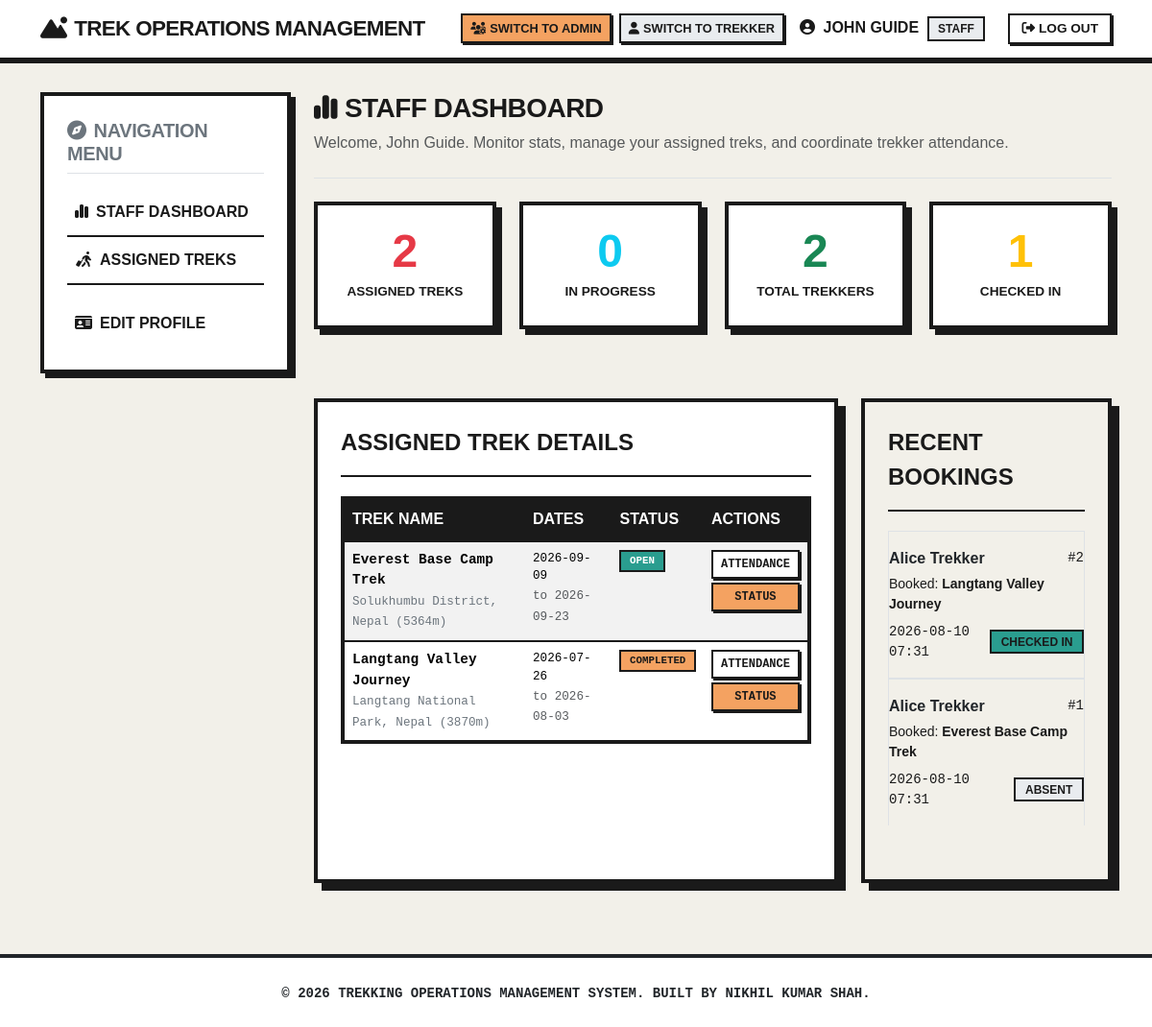
Screenshot of /staff/dashboard (signed in) with the database file from the repository.
### app/models/user.py (models this page shows, shortened)
class User(UserMixin, db.Model):
    __tablename__ = 'users'
    id = db.Column(db.Integer, primary_key=True)
    full_name = db.Column(db.String(100), nullable=False)
    email = db.Column(db.String(120), unique=True, nullable=False)
    phone = db.Column(db.String(20), nullable=False)
    password_hash = db.Column(db.String(256), nullable=False)
    role = db.Column(db.String(20), nullable=False, default='user')  # roles: admin, staff, user
    blood_group = db.Column(db.String(5), nullable=True)
    medical_conditions = db.Column(db.Text, nullable=True)
    emergency_contact_name = db.Column(db.String(100), nullable=True)
    emergency_contact_phone = db.Column(db.String(20), nullable=True)
    profile_image = db.Column(db.String(200), nullable=True)
    is_blacklisted = db.Column(db.Boolean, default=False, nullable=False)
    is_active = db.Column(db.Boolean, default=True, nullable=False)
    created_at = db.Column(db.DateTime, default=datetime.utcnow, nullable=False)
    bookings = db.relationship('Booking', backref='trekker', lazy=True, cascade='all, delete-orphan')
    staff_assignments = db.relationship('TrekStaffAssignment', backref='staff', lazy=True, cascade='all, delete-orphan')
    notifications = db.relationship('Notification', backref='user', lazy=True, cascade='all, delete-orphan')

### app/models/trek.py (models this page shows, shortened)
class Trek(db.Model):
    __tablename__ = 'treks'
    id = db.Column(db.Integer, primary_key=True)
    title = db.Column(db.String(100), nullable=False)
    location = db.Column(db.String(100), nullable=False)
    altitude = db.Column(db.Integer, nullable=False)  # in meters
    difficulty_level = db.Column(db.String(20), nullable=False)  # Easy, Moderate, Hard
    duration_days = db.Column(db.Integer, nullable=False)
    description = db.Column(db.Text, nullable=False)
    max_slots = db.Column(db.Integer, nullable=False)
    available_slots = db.Column(db.Integer, nullable=False)
    start_date = db.Column(db.Date, nullable=False)
    end_date = db.Column(db.Date, nullable=False)
    meeting_point = db.Column(db.String(150), nullable=False)
    trek_status = db.Column(db.String(30), default='Open', nullable=False)
    created_by = db.Column(db.Integer, db.ForeignKey('users.id'), nullable=False)
    created_at = db.Column(db.DateTime, default=datetime.utcnow, nullable=False)
    bookings = db.relationship('Booking', backref='trek', lazy=True, cascade='all, delete-orphan')
    staff_assignments = db.relationship('TrekStaffAssignment', backref='trek', lazy=True, cascade='all, delete-orphan')
    status_logs = db.relationship('TrekStatusLog', backref='trek', lazy=True, cascade='all, delete-orphan')

### app/models/booking.py (models this page shows)
class Booking(db.Model):
    __tablename__ = 'bookings'
    id = db.Column(db.Integer, primary_key=True)
    user_id = db.Column(db.Integer, db.ForeignKey('users.id'), nullable=False)
    trek_id = db.Column(db.Integer, db.ForeignKey('treks.id'), nullable=False)
    booking_date = db.Column(db.DateTime, default=datetime.utcnow, nullable=False)
    booking_status = db.Column(db.String(20), default='Booked', nullable=False)
    payment_status = db.Column(db.String(20), default='Pending', nullable=False)
    checked_in = db.Column(db.Boolean, default=False, nullable=False)
    special_requests = db.Column(db.Text, nullable=True)
    attendance_records = db.relationship('TrekAttendance', backref='booking', lazy=True, cascade='all, delete-orphan')
    certificates = db.relationship('TrekCertificate', backref='booking', lazy=True, cascade='all, delete-orphan')

### app/routes/staff_routes.py (the view)
@staff_bp.route('/dashboard')
@login_required
@role_required('staff')
def dashboard():
    assignments = TrekStaffAssignment.query.filter_by(
        staff_id=current_user.id,
        assignment_status='Active'
    ).all()
    assigned_trek_ids = [a.trek_id for a in assignments]
    total_assigned_count = len(assigned_trek_ids)
    in_progress_count = Trek.query.filter(Trek.id.in_(assigned_trek_ids), Trek.trek_status == 'In Progress').count() if assigned_trek_ids else 0
    open_treks_count = Trek.query.filter(Trek.id.in_(assigned_trek_ids), Trek.trek_status == 'Open').count() if assigned_trek_ids else 0
    completed_treks_count = Trek.query.filter(Trek.id.in_(assigned_trek_ids), Trek.trek_status == 'Completed').count() if assigned_trek_ids else 0
    total_participants = Booking.query.filter(Booking.trek_id.in_(assigned_trek_ids), Booking.booking_status == 'Booked').count() if assigned_trek_ids else 0
    checked_in_participants = Booking.query.filter(Booking.trek_id.in_(assigned_trek_ids), Booking.booking_status == 'Booked', Booking.checked_in == True).count() if assigned_trek_ids else 0
    recent_bookings = Booking.query.filter(Booking.trek_id.in_(assigned_trek_ids)).order_by(Booking.booking_date.desc()).limit(5).all() if assigned_trek_ids else []
    assigned_treks = [a.trek for a in assignments]
    return render_template(
        'staff/dashboard.html',
        treks=assigned_treks,
        total_assigned_count=total_assigned_count,
        in_progress_count=in_progress_count,
        open_treks_count=open_treks_count,
        completed_treks_count=completed_treks_count,
        total_participants=total_participants,
        checked_in_participants=checked_in_participants,
        recent_bookings=recent_bookings
    )

### app/templates/staff/dashboard.html (shortened to what this page needs)
{% extends "base.html" %}
{% block content %}
<div class="mb-4 pb-2 border-bottom">
    <h3><i class="fa-solid fa-chart-simple me-2"></i>Staff Dashboard</h3>
    <p class="text-muted">Welcome, {{ current_user.full_name }}. Monitor stats, manage your assigned treks, and coordinate trekker attendance.</p>
</div>
<div class="row mb-5">
    <div class="col-md-3 col-sm-6 mb-4">
        <div class="metric-box">
            <div class="metric-num">{{ total_assigned_count }}</div>
            <div class="metric-label">Assigned Treks</div>
        </div>
    </div>
    <div class="col-md-3 col-sm-6 mb-4">
        <div class="metric-box">
            <div class="metric-num text-info">{{ in_progress_count }}</div>
            <div class="metric-label">In Progress</div>
        </div>
    </div>
    <div class="col-md-3 col-sm-6 mb-4">
        <div class="metric-box">
            <div class="metric-num text-success">{{ total_participants }}</div>
            <div class="metric-label">Total Trekkers</div>
        </div>
    </div>
    <div class="col-md-3 col-sm-6 mb-4">
        <div class="metric-box">
            <div class="metric-num text-warning">{{ checked_in_participants }}</div>
            <div class="metric-label">Checked In</div>
        </div>
    </div>
</div>
<div class="row">
    <div class="col-lg-8 mb-4">
        <div class="brutalist-card h-100">
            <div class="brutalist-card__header">
                <span class="brutalist-card__alert">Assigned Trek Details</span>
            </div>
            {% if treks %}
                <div class="table-responsive mt-3">
                    <table class="table table-hover table-striped">
                        <thead>
                            <tr>
                                <th>Trek Name</th>
                                <th>Dates</th>
                                <th>Status</th>
                                <th>Actions</th>
                            </tr>
                        </thead>
                        <tbody>
                            {% for trek in treks %}
                                <tr>
                                    <td>
                                        <strong>{{ trek.title }}</strong><br>
                                        <small class="text-secondary">{{ trek.location }} ({{ trek.altitude }}m)</small>
                                    </td>
                                    <td>
                                        <small class="d-block">{{ trek.start_date.strftime('%Y-%m-%d') }}</small>
                                        <small class="text-muted">to {{ trek.end_date.strftime('%Y-%m-%d') }}</small>
                                    </td>
                                    <td>
                                        {% if trek.trek_status == 'Open' %}
                                            <span class="badge bg-success">Open</span>
                                        {% elif trek.trek_status == 'Closed' %}
                                            <span class="badge bg-secondary">Closed</span>
                                        {% elif trek.trek_status == 'In Progress' %}
                                            <span class="badge bg-info text-dark">In Progress</span>
                                        {% elif trek.trek_status == 'Completed' %}
                                            <span class="badge bg-primary">Completed</span>
                                        {% else %}
                                            <span class="badge bg-danger">Cancelled</span>
                                        {% endif %}
                                    </td>
                                    <td>
                                        <div class="d-flex flex-column gap-1">
                                            <a href="{{ url_for('staff.list_participants', trek_id=trek.id) }}" class="brutalist-btn" style="padding: 0.25rem 0.5rem; font-size: 0.75rem; text-align: center; margin: 0; box-shadow: 2px 2px 0 var(--ui-border); border-width: 2px;">
                                                Attendance
                                            </a>
                                            <a href="{{ url_for('staff.update_status', trek_id=trek.id) }}" class="brutalist-btn brutalist-btn-primary" style="padding: 0.25rem 0.5rem; font-size: 0.75rem; text-align: center; margin: 0; box-shadow: 2px 2px 0 var(--ui-border); border-width: 2px;">
                                                Status
                                            </a>
                                        </div>
                                    </td>
                                </tr>
                            {% endfor %}
                        </tbody>
                    </table>
                </div>
            {% else %}
                <p class="text-muted text-center py-4">No trek assignments found.</p>
            {% endif %}
        </div>
    </div>
    <div class="col-lg-4 mb-4">
        <div class="brutalist-card brutalist-card--beige h-100">
            <div class="brutalist-card__header">
                <span class="brutalist-card__alert">Recent Bookings</span>
            </div>
            {% if recent_bookings %}
                <div class="list-group list-group-flush mt-3">
                    {% for booking in recent_bookings %}
                        <div class="list-group-item px-0 border-bottom border-1 py-3" style="background-color: transparent !important;">
                            <div class="d-flex justify-content-between align-items-center mb-1">
                                <strong class="text-dark">{{ booking.trekker.full_name }}</strong>
                                <span class="small font-monospace text-secondary">#{{ booking.id }}</span>
                            </div>
                            <div class="small text-secondary mb-1">Booked: <strong>{{ booking.trek.title }}</strong></div>
                            <div class="d-flex justify-content-between align-items-center mt-2">
                                <span class="small font-monospace text-muted">{{ booking.booking_date.strftime('%Y-%m-%d %H:%M') }}</span>
                                {% if booking.checked_in %}
                                    <span class="badge bg-success">Checked In</span>
                                {% else %}
                                    <span class="badge bg-secondary">Absent</span>
                                {% endif %}
                            </div>
                        </div>
                    {% endfor %}
                </div>
            {% else %}
                <p class="text-muted text-center py-4">No recent bookings recorded.</p>
            {% endif %}
        </div>
    </div>
</div>
{% endblock %}

### app/templates/partials/navbar.html (shortened to what this page needs)
<nav class="navbar navbar-expand-lg navbar-light bg-white">
    <div class="container">
        <a class="navbar-brand" href="/">
            <i class="fa-solid fa-mountain-sun me-2"></i>Trek Operations Management
        </a>
        <div class="collapse navbar-collapse" id="navbarNav">
            <ul class="navbar-nav ms-auto align-items-center">
                {% if current_user.is_authenticated %}
                    {% if current_user.role != 'admin' %}
                        <li class="nav-item">
                            <a class="brutalist-btn brutalist-btn-primary me-2" style="padding: 0.25rem 0.5rem; font-size: 0.8rem; margin: 0; box-shadow: 2px 2px 0 var(--ui-border); border-width: 2px;" href="{{ url_for('auth.switch_role', role='admin') }}">
                                <i class="fa-solid fa-users-gear me-1"></i>Switch to Admin
                            </a>
                        </li>
                    {% endif %}
                    {% if current_user.role != 'user' %}
                        <li class="nav-item">
                            <a class="brutalist-btn brutalist-btn-secondary me-2" style="padding: 0.25rem 0.5rem; font-size: 0.8rem; margin: 0; box-shadow: 2px 2px 0 var(--ui-border); border-width: 2px;" href="{{ url_for('auth.switch_role', role='user') }}">
                                <i class="fa-solid fa-user me-1"></i>Switch to Trekker
                            </a>
                        </li>
                    {% endif %}
                    <li class="nav-item">
                        <span class="nav-link text-dark me-3">
                            <i class="fa-solid fa-user-circle me-1"></i>
                            {{ current_user.full_name }}
                            <span class="badge bg-secondary ms-1 text-uppercase" style="font-size: 0.75rem;">
                                {{ current_user.role }}
                            </span>
                        </span>
                    </li>
                    <li class="nav-item">
                        <a class="brutalist-btn" style="padding: 0.25rem 0.75rem; font-size: 0.85rem; margin: 0; box-shadow: 2px 2px 0 var(--ui-border); border-width: 2px;" href="{{ url_for('auth.logout') }}">
                            <i class="fa-solid fa-right-from-bracket me-1"></i>Log Out
                        </a>
                    </li>
                {% endif %}
            </ul>
        </div>
    </div>
</nav>

### rows the page displays
User: full_name "JOHN GUIDE", role "STAFF", full_name "John Guide"
Trek: title "Everest Base Camp Trek", location "Solukhumbu District, Nepal", altitude "5364", start_date "2026-09-09", end_date "2026-09-23", trek_status "OPEN"
Trek: title "Langtang Valley Journey", location "Langtang National Park, Nepal", altitude "3870", start_date "2026-07-26", end_date "2026-08-03", trek_status "COMPLETED"
Booking: trekker.full_name "Alice Trekker", id "2", trek "Langtang Valley Journey", booking_date "2026-08-10 07:31", checked_in "CHECKED IN"
Booking: trekker.full_name "Alice Trekker", id "1", trek "Everest Base Camp Trek", booking_date "2026-08-10 07:31", checked_in "ABSENT"

### other values shown
{{ total_assigned_count }} "2"
{{ in_progress_count }} "0"
{{ total_participants }} "2"
{{ checked_in_participants }} "1"
